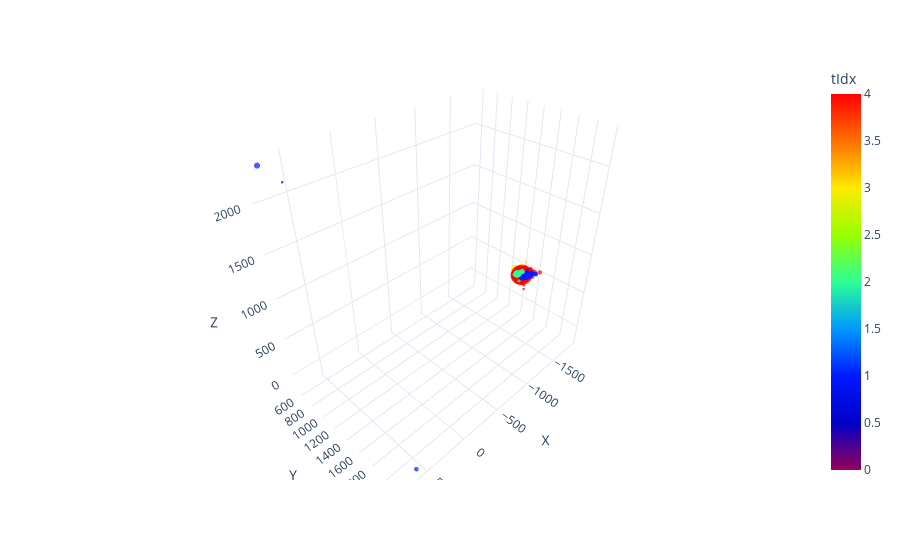

Here is the notebook cell this chart was saved with:
### Code cell
import pandas as pd
import plotly.express as px
from src.logger.plotting_tools import shuffle_truth_colors

mask = (g.ndata['particle_number'] !=-1)
tidx =  1*(labels_hdb).view(-1,1) #g.ndata['particle_number'][mask]).view(-1,1)
#tidx =    1*(g.ndata['hit_link_modified'][mask].view(-1,1))+1
features =   30*(g.ndata['e_hits'][mask].view(-1,1))+0.05*g.ndata['h'][:,-1][mask].view(-1,1)+1*(g.ndata['hit_type'][mask].view(-1,1)==4)
cellid= g.ndata['particle_number'][mask].view(-1,1)
X = g.ndata["pos_hits_xyz"][mask] #[mask]
data = {
            "X":X[:, 0].view(-1, 1).detach().cpu().numpy(),
            "Y": X[:, 1].view(-1, 1).detach().cpu().numpy(),
            "Z": X[:, 2].view(-1, 1).detach().cpu().numpy(),
            "tIdx": tidx.view(-1, 1).detach().cpu().numpy(),
            "features": features.view(-1, 1).detach().cpu().numpy(),
            "cellid":cellid.view(-1, 1).detach().cpu().numpy(),
        }
hoverdict = {}
# if hoverfeat is not None:
#     for j in range(hoverfeat.shape[1]):
#         hoverdict["f_" + str(j)] = hoverfeat[:, j : j + 1]
#     data.update(hoverdict)

# if nidx is not None:
#     data.update({"av_same": av_same})

df = pd.DataFrame(
np.concatenate([data[k] for k in data], axis=1),
columns=[k for k in data],
)
rdst = np.random.RandomState(1234567890)  # all the same
# shuffle_truth_colors(df, "tIdx", rdst)

hover_data = ["tIdx", "cellid"] #+ [k for k in hoverdict.keys()]
# if nidx is not None:
#     hover_data.append("av_same")
fig = px.scatter_3d(
df,
x="X",
y="Y",
z="Z",
color="tIdx",
size="features",
hover_data=hover_data,
template="plotly_white",
range_color=[0,4],
color_continuous_scale=px.colors.sequential.Rainbow,
)
fig.update_traces(marker=dict(line=dict(width=0)))

### Figure 1 — Plotly figure (JSON) as saved in the notebook; plotly's stock layout.template omitted (floating-point values rounded to 4 significant figures; data arrays with more than 128 entries replaced by an {"elided": "..."} marker saying what was removed)
{"data": [{"customdata": {"elided": "649x2 int values"}, "hovertemplate": "X=%{x}<br>Y=%{y}<br>Z=%{z}<br>features=%{marker.size}<br>tIdx=%{marker.color}<br>cellid=%{customdata[1]}<extra></extra>", "legendgroup": "", "marker": {"color": {"elided": "649 int values"}, "coloraxis": "coloraxis", "line": {"width": 0}, "size": {"elided": "649 float values"}, "sizemode": "area", "sizeref": 0.03323, "symbol": "circle"}, "mode": "markers", "name": "", "scene": "scene", "showlegend": false, "type": "scatter3d", "x": {"elided": "649 float values"}, "y": {"elided": "649 float values"}, "z": {"elided": "649 float values"}}], "layout": {"coloraxis": {"cmax": 4, "cmin": 0, "colorbar": {"title": {"text": "tIdx"}}, "colorscale": [[0, "rgb(150,0,90)"], [0.125, "rgb(0,0,200)"], [0.25, "rgb(0,25,255)"], [0.375, "rgb(0,152,255)"], [0.5, "rgb(44,255,150)"], [0.625, "rgb(151,255,0)"], [0.75, "rgb(255,234,0)"], [0.875, "rgb(255,111,0)"], [1, "rgb(255,0,0)"]]}, "legend": {"itemsizing": "constant", "tracegroupgap": 0}, "margin": {"t": 60}, "scene": {"domain": {"x": [0, 1], "y": [0, 1]}, "xaxis": {"title": {"text": "X"}}, "yaxis": {"title": {"text": "Y"}}, "zaxis": {"title": {"text": "Z"}}}}}
